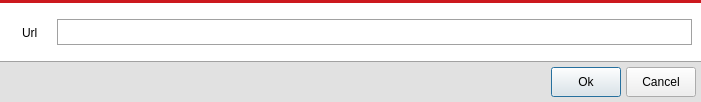
<?xml version="1.0" encoding="UTF-8"?>
<ui version="4.0">
 <class>UrlDialog</class>
 <widget class="QDialog" name="UrlDialog">
  <property name="geometry">
   <rect>
    <x>0</x>
    <y>0</y>
    <width>701</width>
    <height>102</height>
   </rect>
  </property>
  <property name="windowTitle">
   <string>Dialog</string>
  </property>
  <property name="windowIcon">
   <iconset resource="icons.qrc">
    <normaloff>:/menu_icon/icon/dicon.png</normaloff>:/menu_icon/icon/dicon.png</iconset>
  </property>
  <property name="styleSheet">
   <string notr="true">QDialog#UrlDialog {
	background: #e1e1e1;
   border-top: 3px solid #CC181E;

}



</string>
  </property>
  <layout class="QVBoxLayout" name="verticalLayout">
   <property name="spacing">
    <number>0</number>
   </property>
   <property name="leftMargin">
    <number>0</number>
   </property>
   <property name="topMargin">
    <number>3</number>
   </property>
   <property name="rightMargin">
    <number>0</number>
   </property>
   <property name="bottomMargin">
    <number>0</number>
   </property>
   <item>
    <widget class="QWidget" name="widget" native="true">
     <property name="styleSheet">
      <string notr="true">QWidget#widget {
	background: white;
	border-bottom: 1px solid #a1a1a1;
}</string>
     </property>
     <layout class="QHBoxLayout" name="horizontalLayout_2">
      <item>
       <layout class="QHBoxLayout" name="horizontalLayout">
        <item>
         <widget class="QLabel" name="label">
          <property name="font">
           <font>
            <family>Segoe UI</family>
           </font>
          </property>
          <property name="styleSheet">
           <string notr="true">padding: 5px 10px;</string>
          </property>
          <property name="text">
           <string>Url</string>
          </property>
         </widget>
        </item>
        <item>
         <widget class="QLineEdit" name="lineEdit">
          <property name="font">
           <font>
            <family>Segoe UI</family>
            <pointsize>8</pointsize>
           </font>
          </property>
          <property name="styleSheet">
           <string notr="true">border: 1px solid #a1a1a1;
padding: 4px; 
</string>
          </property>
         </widget>
        </item>
       </layout>
      </item>
     </layout>
     <zorder></zorder>
    </widget>
   </item>
   <item>
    <layout class="QHBoxLayout" name="horizontalLayout_3">
     <property name="spacing">
      <number>5</number>
     </property>
     <property name="leftMargin">
      <number>5</number>
     </property>
     <property name="topMargin">
      <number>5</number>
     </property>
     <property name="rightMargin">
      <number>5</number>
     </property>
     <property name="bottomMargin">
      <number>5</number>
     </property>
     <item>
      <spacer name="horizontalSpacer">
       <property name="orientation">
        <enum>Qt::Horizontal</enum>
       </property>
       <property name="sizeHint" stdset="0">
        <size>
         <width>40</width>
         <height>20</height>
        </size>
       </property>
      </spacer>
     </item>
     <item>
      <widget class="QPushButton" name="btn_download">
       <property name="minimumSize">
        <size>
         <width>70</width>
         <height>0</height>
        </size>
       </property>
       <property name="font">
        <font>
         <family>Segoe UI</family>
        </font>
       </property>
       <property name="styleSheet">
        <string notr="true">padding: 7px 14px;
</string>
       </property>
       <property name="text">
        <string>Ok</string>
       </property>
      </widget>
     </item>
     <item>
      <widget class="QPushButton" name="btn_cancel">
       <property name="minimumSize">
        <size>
         <width>70</width>
         <height>0</height>
        </size>
       </property>
       <property name="font">
        <font>
         <family>Segoe UI</family>
        </font>
       </property>
       <property name="styleSheet">
        <string notr="true">padding: 7px 14px;
</string>
       </property>
       <property name="text">
        <string>Cancel</string>
       </property>
      </widget>
     </item>
    </layout>
   </item>
  </layout>
 </widget>
 <resources>
  <include location="icons.qrc"/>
 </resources>
 <connections/>
</ui>
